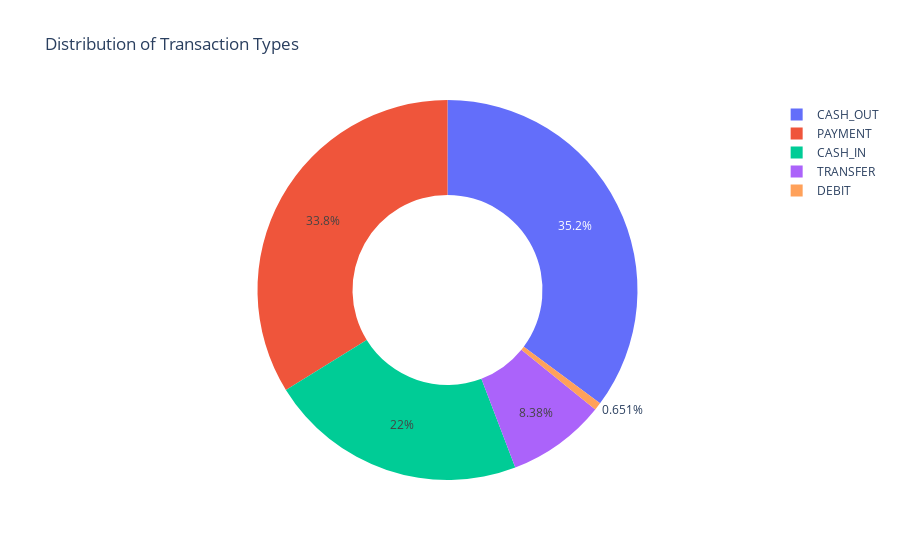

Source (notebook cell):
### Markdown cell above
Visualize the transaction types.

### Code cell
type = data["type"].value_counts()
transactions = type.index
quantity = type.values

figure = px.pie(data, values=quantity, names=transactions,
                hole=0.5, title="Distribution of Transaction Types")
figure.show()

### Figure 1 — Plotly figure (JSON) as saved in the notebook; plotly's stock layout.template omitted (floating-point values rounded to 4 significant figures)
{"data": [{"domain": {"x": [0, 1], "y": [0, 1]}, "hole": 0.5, "hovertemplate": "label=%{label}<br>value=%{value}<extra></extra>", "labels": ["CASH_OUT", "PAYMENT", "CASH_IN", "TRANSFER", "DEBIT"], "legendgroup": "", "name": "", "showlegend": true, "type": "pie", "values": [2237500, 2151495, 1399284, 532909, 41432]}], "layout": {"legend": {"tracegroupgap": 0}, "title": {"text": "Distribution of Transaction Types"}}}
